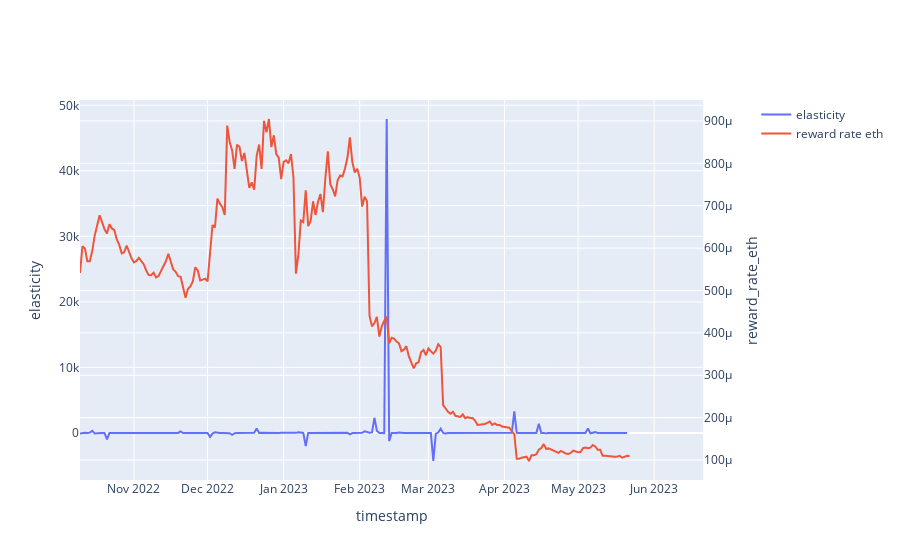

This figure's notebook cell:
### Markdown cell above
Graph of reward rate eth and elasticity

### Code cell
# scaled appropriately 
fig = make_subplots(specs=[[{'secondary_y': True}]])
fig.add_trace(
go.Scatter(x=merged_df_2.index, y=merged_df_2['elasticity'], name='elasticity'),
    secondary_y=False,
)

fig.add_trace(
go.Scatter(x=merged_df_2.index, y=merged_df_2['reward_rate_eth'], name='reward rate eth'),
    secondary_y=True,
)

fig.update_xaxes(title_text='timestamp')
fig.update_yaxes(title_text='elasticity', secondary_y=False)
fig.update_yaxes(title_text='reward_rate_eth', secondary_y=True)

### Figure 1 — Plotly figure (JSON) as saved in the notebook; plotly's stock layout.template omitted (floating-point values rounded to 4 significant figures; data arrays with more than 128 entries replaced by an {"elided": "..."} marker saying what was removed)
{"data": [{"name": "elasticity", "type": "scatter", "x": {"elided": "255 str values"}, "xaxis": "x", "y": {"elided": "255 float values"}, "yaxis": "y"}, {"name": "reward rate eth", "type": "scatter", "x": {"elided": "255 str values"}, "xaxis": "x", "y": {"elided": "255 float values"}, "yaxis": "y2"}], "layout": {"xaxis": {"anchor": "y", "domain": [0, 0.94], "title": {"text": "timestamp"}}, "yaxis": {"anchor": "x", "domain": [0, 1], "title": {"text": "elasticity"}}, "yaxis2": {"anchor": "x", "overlaying": "y", "side": "right", "title": {"text": "reward_rate_eth"}}}}
